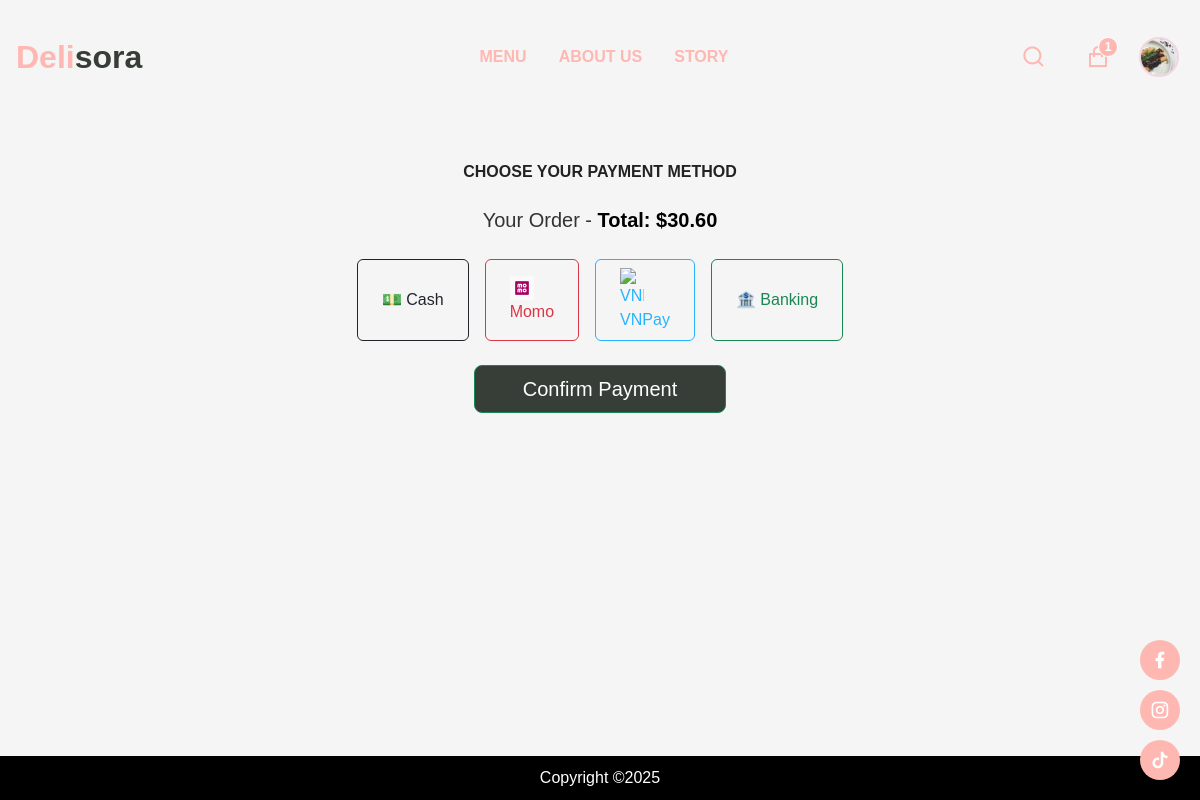
The app's page /payment/ (signed in), older data.
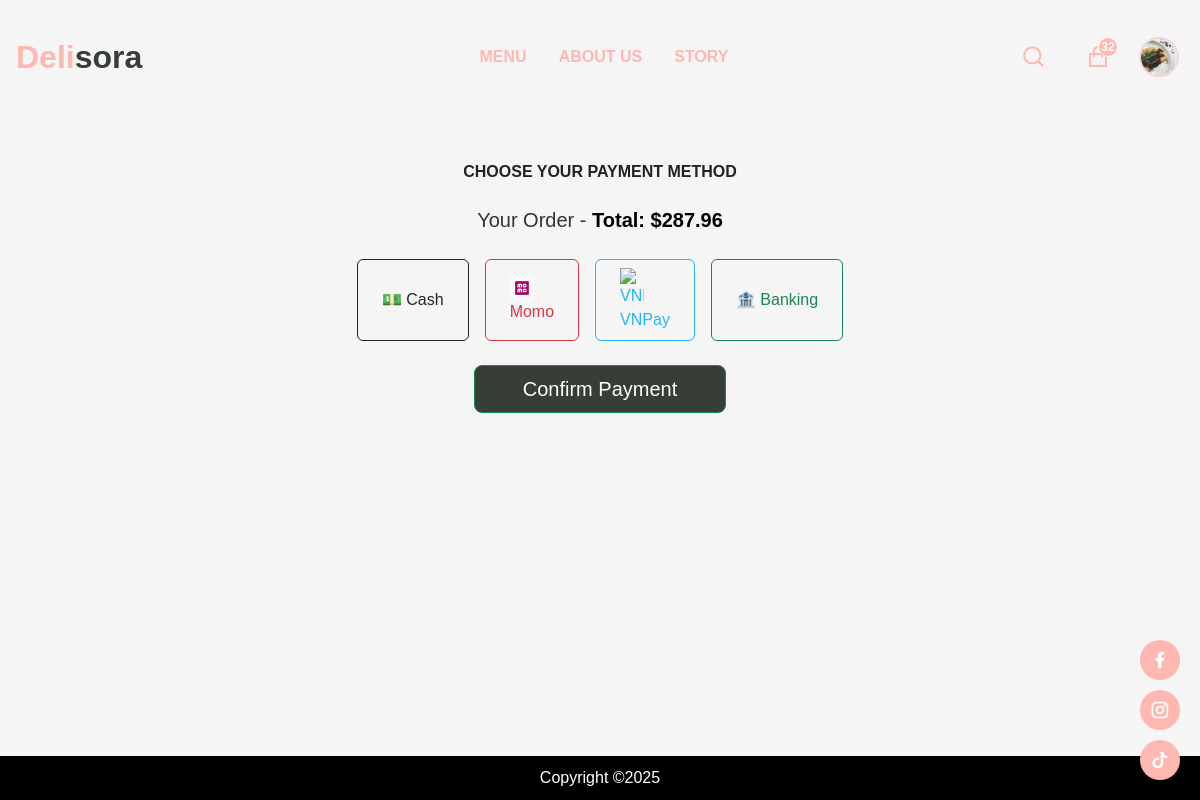
The same page, newer data.
### app/models.py (models this page shows, shortened)
class Order(models.Model):
    PAYMENT_METHODS = [
        ('cash', 'Cash'),
        ('momo', 'Momo'),
        ('vnpay', 'VNPay'),
        ('bank', 'Bank Transfer'),
]
    customer = models.ForeignKey(Customer, on_delete=models.SET_NULL, blank=True, null=True)
    date_order = models.DateTimeField(auto_now_add=True)
    complete = models.BooleanField(default=False, null=True, blank=False)
    transaction_id = models.CharField(max_length=200, null=True)
    payment_method = models.CharField(max_length=20, choices=PAYMENT_METHODS, null=True, blank=True)
    is_paid = models.BooleanField(default=False)
    used_reward=models.BooleanField(default=False)
    is_scheduled = models.BooleanField(default=False)
    @property
    def get_cart_items(self):
        order_items = self.orderitem_set.all()
        return sum([item.quantity for item in order_items])
    @property
    def get_cart_total(self):
        order_items = self.orderitem_set.all()
        total = sum([Decimal(str(item.get_total)) for item in order_items], Decimal("0.00"))
        if self.used_reward:
            total *= Decimal("0.90")
        total = total.quantize(Decimal("0.01"), rounding=ROUND_HALF_UP)
        return max(total, Decimal("0.00"))

class OrderItem(models.Model):
    product = models.ForeignKey(Product, on_delete=models.SET_NULL, blank=True, null=True)
    combo = models.ForeignKey(Combo, on_delete=models.SET_NULL, blank=True, null=True, related_name="order_items")
    order = models.ForeignKey(Order, on_delete=models.SET_NULL, blank=True, null=True)
    quantity = models.IntegerField(default=0, blank=True, null=True)
    date_added = models.DateTimeField(auto_now_add=True)
    @property
    def get_total(self):
        if self.combo:
            return self.combo.get_combo_price * self.quantity
        elif self.product:
            return self.product.final_price * self.quantity
        return 0

class BaseProduct(models.Model):
    name = models.CharField(max_length=200, null=True)
    image = models.ImageField(upload_to='products/', null=True, blank=True)
    detail = models.TextField(null=True, blank=True)
    description = models.TextField(null=True, blank=True)
    class Meta:
        abstract = True

class Combo(BaseProduct):
    products = models.ManyToManyField(Product, through='ComboItem')
    discount_percentage = models.FloatField(default=0)
    @property
    def get_combo_price(self):
        total_price = sum(item.product.price * item.quantity for item in self.comboitem_set.all())
        discount_amount = (total_price * self.discount_percentage) / 100
        return Decimal(total_price - discount_amount).quantize(Decimal("0.01"), rounding=ROUND_HALF_UP)

class ComboItem(models.Model):
    combo = models.ForeignKey(Combo, on_delete=models.CASCADE)
    product = models.ForeignKey(Product, on_delete=models.CASCADE)
    quantity = models.PositiveIntegerField(default=1)

class Product(BaseProduct):
    category = models.ManyToManyField(Category, related_name='products')
    price = models.FloatField()
    digital = models.BooleanField(default=False, null=True, blank=False)
    calories = models.IntegerField(default=0)
    protein = models.FloatField(default=0)
    carbs = models.FloatField(default=0)
    fat = models.FloatField(default=0)
    sale = models.BooleanField(default=False)
    discount_percentage = models.FloatField(default=0, null=True, blank=True)
    sale_price = models.FloatField(default=0, null=True, blank=True)
    created_at = models.DateTimeField(auto_now_add=True) #New attribute
    @property
    def final_price(self):
        if self.sale:
            if self.sale_price and self.sale_price > 0:
                return self.sale_price
            elif self.discount_percentage and self.discount_percentage > 0:
                return Decimal(self.price) * (1 - Decimal(self.discount_percentage) / 100)
        return Decimal(self.price)

### app/views/cart.py (the view, shortened to what this page needs)
# urls.py: path('payment/', payment, name='payment'),
def payment(request):
    if request.user.is_authenticated:
        customer, _ = Customer.objects.get_or_create(user=request.user)
        order = Order.objects.filter(customer=customer, complete=False).first()
    if not order:
        messages.warning(request, "Bạn chưa có đơn hàng nào.")
        return redirect('home')
    categories = Category.objects.filter(is_sub=False)
    context = {
        'order': order,
        'cartItems': order.get_cart_items,
        'categories': categories
    }
    return render(request, 'app/payment.html', context)

### app/models.py (called while the page is built)
    @property
    def imageURL(self):
        try:
            url = self.customer_image.url
        except:
            url = ''
        return url

### app/templates/app/payment.html (shortened to what this page needs)
{% extends 'app/base.html' %}
{% load static %}
{% block content %}
<div class="container mt-5 text-center">
    <h2 class="mb-4 text-uppercase fw-bold">Choose Your Payment Method</h2>
    <p class="fs-5">Your Order - <strong>Total: ${{ order.get_cart_total }}</strong></p>
    <div class="d-flex justify-content-center gap-3 my-4">
        <button class="btn btn-outline-dark px-4 py-2" onclick="showQR('cash')">💵 Cash</button>
        <button class="btn btn-outline-danger px-4 py-2" onclick="showQR('momo')">
            <img src="{% static 'app/images/momo.png' %}" alt="Momo" width="24" height="24"> Momo
        </button>
        <button class="btn btn-outline-primary px-4 py-2" onclick="showQR('vnpay')">
            <img src="{% static 'app/images/vnpay.png' %}" alt="VNPay" width="24" height="24"> VNPay
        </button>
        <button class="btn btn-outline-success px-4 py-2" onclick="showQR('bank')">🏦 Banking</button>
    </div>
    <form method="POST" action="{% url 'confirm_payment' %}" onsubmit="return validatePaymentMethod()">
        <button type="submit" class="btn btn-lg btn-success bg-[#373d37] px-5 py-2"> Confirm Payment</button>
    </form>
</div>
{% endblock content %}

### app/templates/app/base.html (shortened to what this page needs)
{% load static %}
<!DOCTYPE html>
<html lang="en">
  <head>
    <link href="https://cdn.jsdelivr.net/npm/bootstrap@5.3.3/dist/css/bootstrap.min.css" rel="stylesheet">
    <link href="https://getbootstrap.com/docs/5.3/assets/css/docs.css" rel="stylesheet">
    <link href="https://cdn.jsdelivr.net/npm/remixicon@4.1.0/fonts/remixicon.css" rel="stylesheet" />
      {% block extra_css %}
    <link rel="stylesheet" href="{% static 'app/css/styles.css' %}">
    {% endblock %}
    <script src="https://cdn.tailwindcss.com"></script>
  </head>
  <body class="{% block body_class %}{% endblock %}">
    <div class="main-container">
      <nav>
        <div class="nav__header">
          <div class="nav__logo">
            <a href="{% url 'home' %}">
              <span class="half1">Deli</span><span class="half2">sora</span>
            </a>
          </div>
        </div>
        <ul class="nav__links" id="nav-links">
          <li><a href="{% url 'menu' %}">MENU</a></li>
          <li><a href="{% url 'aboutus' %}">ABOUT US</a></li>
          <li><a href="{% url 'contact' %}">STORY</a></li>
        </ul>
        <div class="nav__btns">
          <button class="btn search-btn" id="openSearch">
              <i class="ri-search-line"></i>
          </button>
          <button class="btn cart-btn" onclick="window.location.href='{% url 'cart' %}'">
              <i class="ri-shopping-bag-line"></i>
              {% if request.user.is_authenticated %}
                  {% if request.cartItems > 0 %}
                      <span class="cart-count">{{ request.cartItems }}</span>
                  {% endif %}
              {% else %}
                  {% if request.session.cartItems > 0 %}
                      <span class="cart-count">{{ request.session.cartItems }}</span>
                  {% endif %}
              {% endif %}
          </button>
          {% if user.is_authenticated %}
          <div class="dropdown">
              <button class="btn p-0 border-0 position-relative" type="button" id="userDropdown" data-bs-toggle="dropdown">
                    <img src="{{ request.user.customer.imageURL|default:'https://bootdey.com/img/Content/avatar/avatar1.png' }}"
                         alt="Avatar" class="rounded-circle" width="40" height="40">
                </button>
            </div>
          {% else %}
          <a href="{% url 'login' %}" class="btn"><i class="ri-user-line"></i></a>
          {% endif %}
        </div>
      </nav>
      <div class="socials">
          <span><a href="https://www.facebook.com/" target="_blank"><i class="ri-facebook-fill"></i></a></span>
          <span><a href="https://www.instagram.com/" target="_blank"><i class="ri-instagram-line"></i></a></span>
          <span><a href="https://www.tiktok.com/" target="_blank"><i class="ri-tiktok-fill"></i></a></span>
      </div>
      <div class="container">
        {% block content %}{% endblock content %}
      </div>
      <footer>
        Copyright ©2025
      </footer>
    </div>
  </body>
</html>

Row changes from the older to the newer data that the page shows:
changed Order: get_cart_total "30.60" → "287.96"
Text that changed along with them:
{{ request.cartItems }}: "1" → "32"
